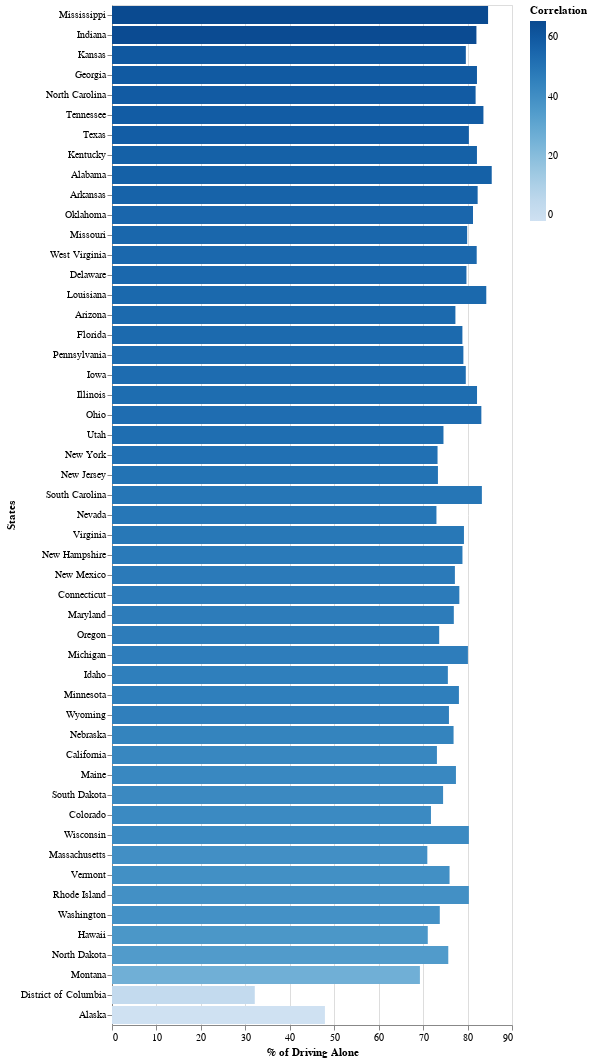

Notebook source saved alongside this figure:
### Code cell
s.show_chart(s.y_values[1])

### Figure 1 — Vega-Lite specification as saved in the notebook (floating-point values rounded to 4 significant figures)
{"config": {"view": {"continuousWidth": 400, "continuousHeight": 300}}, "data": {"name": "data-5337922e464441f106d58c29c80f9dab"}, "mark": "bar", "encoding": {"color": {"field": "Correlation", "type": "quantitative"}, "x": {"field": "% of Driving Alone", "type": "quantitative"}, "y": {"field": "States", "sort": "-color", "type": "nominal"}}, "$schema": "https://vega.github.io/schema/vega-lite/v4.17.0.json", "datasets": {"data-5337922e464441f106d58c29c80f9dab": [{"States": "Alabama", "% of Alcohol Deaths": 28.39, "% of Driving Alone": 85.44, "id": 1, "Correlation": 57.05}, {"States": "Alaska", "% of Alcohol Deaths": 49.78, "% of Driving Alone": 47.91, "id": 2, "Correlation": -1.87}, {"States": "Arizona", "% of Alcohol Deaths": 23.39, "% of Driving Alone": 77.27, "id": 3, "Correlation": 53.87}, {"States": "Arkansas", "% of Alcohol Deaths": 25.95, "% of Driving Alone": 82.27, "id": 4, "Correlation": 56.32}, {"States": "California", "% of Alcohol Deaths": 30.31, "% of Driving Alone": 73.11, "id": 5, "Correlation": 42.8}, {"States": "Colorado", "% of Alcohol Deaths": 29.93, "% of Driving Alone": 71.77, "id": 6, "Correlation": 41.84}, {"States": "Connecticut", "% of Alcohol Deaths": 30.84, "% of Driving Alone": 78.15, "id": 7, "Correlation": 47.31}, {"States": "Delaware", "% of Alcohol Deaths": 25.48, "% of Driving Alone": 79.75, "id": 8, "Correlation": 54.27}, {"States": "District of Columbia", "% of Alcohol Deaths": 29.05, "% of Driving Alone": 32.12, "id": 9, "Correlation": 3.07}, {"States": "Florida", "% of Alcohol Deaths": 25.2, "% of Driving Alone": 78.84, "id": 10, "Correlation": 53.64}, {"States": "Georgia", "% of Alcohol Deaths": 22.72, "% of Driving Alone": 82.12, "id": 11, "Correlation": 59.39}, {"States": "Hawaii", "% of Alcohol Deaths": 34.41, "% of Driving Alone": 71.05, "id": 12, "Correlation": 36.63}, {"States": "Idaho", "% of Alcohol Deaths": 29.51, "% of Driving Alone": 75.57, "id": 13, "Correlation": 46.06}, {"States": "Illinois", "% of Alcohol Deaths": 29.38, "% of Driving Alone": 82.13, "id": 14, "Correlation": 52.75}, {"States": "Indiana", "% of Alcohol Deaths": 17.1, "% of Driving Alone": 82.0, "id": 15, "Correlation": 64.89}, {"States": "Iowa", "% of Alcohol Deaths": 26.68, "% of Driving Alone": 79.6, "id": 16, "Correlation": 52.92}, {"States": "Kansas", "% of Alcohol Deaths": 19.43, "% of Driving Alone": 79.61, "id": 17, "Correlation": 60.18}, {"States": "Kentucky", "% of Alcohol Deaths": 25.04, "% of Driving Alone": 82.11, "id": 18, "Correlation": 57.07}, {"States": "Louisiana", "% of Alcohol Deaths": 30.09, "% of Driving Alone": 84.21, "id": 19, "Correlation": 54.12}, {"States": "Maine", "% of Alcohol Deaths": 34.99, "% of Driving Alone": 77.39, "id": 20, "Correlation": 42.4}, {"States": "Maryland", "% of Alcohol Deaths": 29.96, "% of Driving Alone": 76.91, "id": 21, "Correlation": 46.95}, {"States": "Massachusetts", "% of Alcohol Deaths": 31.34, "% of Driving Alone": 70.95, "id": 22, "Correlation": 39.61}, {"States": "Michigan", "% of Alcohol Deaths": 33.53, "% of Driving Alone": 80.08, "id": 23, "Correlation": 46.55}, {"States": "Minnesota", "% of Alcohol Deaths": 32.02, "% of Driving Alone": 78.06, "id": 24, "Correlation": 46.04}, {"States": "Mississippi", "% of Alcohol Deaths": 19.22, "% of Driving Alone": 84.62, "id": 25, "Correlation": 65.4}, {"States": "Missouri", "% of Alcohol Deaths": 25.0, "% of Driving Alone": 79.91, "id": 26, "Correlation": 54.9}, {"States": "Montana", "% of Alcohol Deaths": 43.06, "% of Driving Alone": 69.28, "id": 27, "Correlation": 26.22}, {"States": "Nebraska", "% of Alcohol Deaths": 32.74, "% of Driving Alone": 76.85, "id": 28, "Correlation": 44.12}, {"States": "Nevada", "% of Alcohol Deaths": 23.94, "% of Driving Alone": 73.0, "id": 29, "Correlation": 49.06}, {"States": "New Hampshire", "% of Alcohol Deaths": 31.05, "% of Driving Alone": 78.85, "id": 30, "Correlation": 47.8}, {"States": "New Jersey", "% of Alcohol Deaths": 22.73, "% of Driving Alone": 73.34, "id": 31, "Correlation": 50.61}, {"States": "New Mexico", "% of Alcohol Deaths": 29.45, "% of Driving Alone": 77.15, "id": 32, "Correlation": 47.7}, {"States": "New York", "% of Alcohol Deaths": 21.83, "% of Driving Alone": 73.25, "id": 33, "Correlation": 51.42}, {"States": "North Carolina", "% of Alcohol Deaths": 22.82, "% of Driving Alone": 81.81, "id": 34, "Correlation": 59.0}, {"States": "North Dakota", "% of Alcohol Deaths": 40.77, "% of Driving Alone": 75.66, "id": 35, "Correlation": 34.9}, {"States": "Ohio", "% of Alcohol Deaths": 30.51, "% of Driving Alone": 83.1, "id": 36, "Correlation": 52.59}, {"States": "Oklahoma", "% of Alcohol Deaths": 26.2, "% of Driving Alone": 81.22, "id": 37, "Correlation": 55.03}, {"States": "Oregon", "% of Alcohol Deaths": 26.67, "% of Driving Alone": 73.62, "id": 38, "Correlation": 46.95}, {"States": "Pennsylvania", "% of Alcohol Deaths": 26.03, "% of Driving Alone": 79.06, "id": 39, "Correlation": 53.03}, {"States": "Rhode Island", "% of Alcohol Deaths": 41.14, "% of Driving Alone": 80.3, "id": 40, "Correlation": 39.16}, {"States": "South Carolina", "% of Alcohol Deaths": 33.76, "% of Driving Alone": 83.22, "id": 41, "Correlation": 49.46}, {"States": "South Dakota", "% of Alcohol Deaths": 32.62, "% of Driving Alone": 74.49, "id": 42, "Correlation": 41.87}, {"States": "Tennessee", "% of Alcohol Deaths": 24.85, "% of Driving Alone": 83.57, "id": 43, "Correlation": 58.72}, {"States": "Texas", "% of Alcohol Deaths": 22.04, "% of Driving Alone": 80.3, "id": 44, "Correlation": 58.25}, {"States": "Utah", "% of Alcohol Deaths": 22.38, "% of Driving Alone": 74.58, "id": 45, "Correlation": 52.2}, {"States": "Vermont", "% of Alcohol Deaths": 36.49, "% of Driving Alone": 75.95, "id": 46, "Correlation": 39.46}, {"States": "Virginia", "% of Alcohol Deaths": 30.43, "% of Driving Alone": 79.19, "id": 47, "Correlation": 48.76}, {"States": "Washington", "% of Alcohol Deaths": 34.99, "% of Driving Alone": 73.75, "id": 48, "Correlation": 38.76}, {"States": "West Virginia", "% of Alcohol Deaths": 27.75, "% of Driving Alone": 82.06, "id": 49, "Correlation": 54.3}, {"States": "Wisconsin", "% of Alcohol Deaths": 38.55, "% of Driving Alone": 80.3, "id": 50, "Correlation": 41.75}, {"States": "Wyoming", "% of Alcohol Deaths": 30.01, "% of Driving Alone": 75.81, "id": 51, "Correlation": 45.81}]}}
